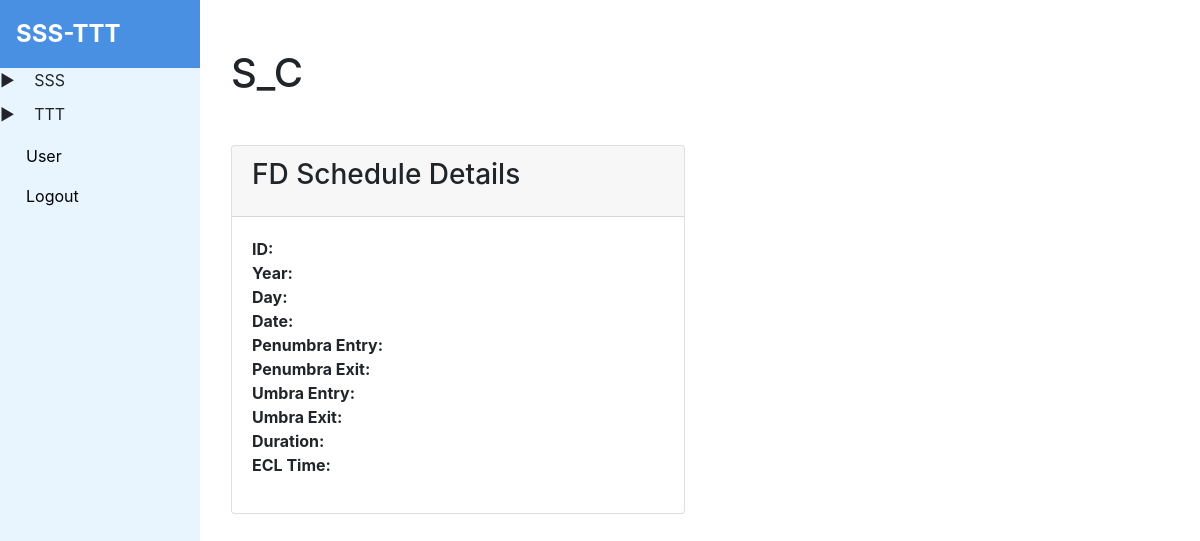
Page /fd_schedules/3 (signed in) on the earlier database version.
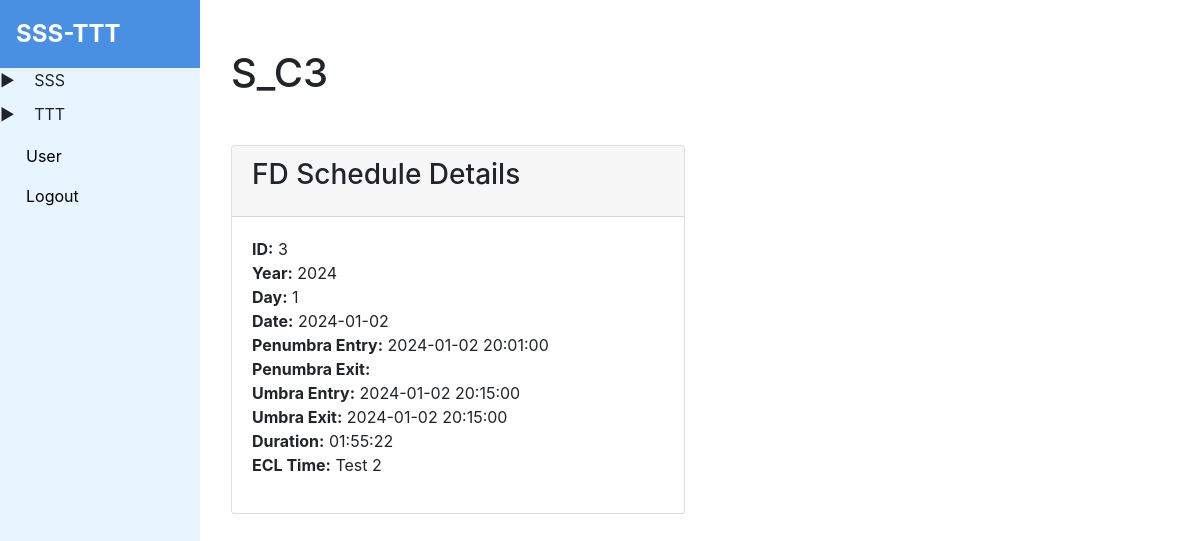
Same page on the later database version.
### tables this page shows
CREATE TABLE 't_fd_schedule' (
        id INTEGER PRIMARY KEY AUTOINCREMENT,
        year INTEGER,
        day INTEGER,
        date DATE,
        penumbra_entry DATETIME NOT NULL,
        penumbra_exit DATETIME,
        umbra_entry DATETIME,
        umbra_exit DATETIME,
        duration VARCHAR(1000),
        ECL_TIME VARCHAR(255)
    );

### app.py (the view)
@app.route('/fd_schedules/<int:fd_schedule_id>')
@check_login
def fd_schedule_detail(fd_schedule_id):
    data = get_record_by_table_name('t_fd_schedule', fd_schedule_id)
    return render_template('fd_schedule/fd_schedule_detail.html', fd_schedule=data, is_admin = session.get('user'))

### app.py (called while the page is built)
def check_login(f):
    @wraps(f)
    def decorated_function(*args, **kwargs):
        if session.get('user') is None:
            return redirect(url_for('login'))
        return f(*args, **kwargs)
    return decorated_function

### db_helper.py (called while the page is built)
def get_record_by_table_name(table_name: str, record_id: int):
    cursor = conn.cursor()
    cursor.execute(f'SELECT * FROM {table_name} WHERE id = {record_id}')
    result = cursor.fetchone()
    cursor.close()
    return result

### templates/fd_schedule/fd_schedule_detail.html (shortened to what this page needs)
{% extends 'base.html' %}
{% block content %}
  <div class="container my-5">
    <div class="row">
      <div class="col-12">
        <h1 class="text-start mb-5">S_C{{ fd_schedule[0] }}
        </h1>
      </div>
    </div>
    <div class="row">
      <div class="col-md-6">
        <div class="card mb-4">
          <div class="card-header">
            <h3 class="card-title">FD Schedule Details</h3>
          </div>
          <div class="card-body">
            <ul class="list-unstyled">
              <li><strong>ID:</strong> {{ fd_schedule[0] }}</li>
              <li><strong>Year:</strong> {{ fd_schedule[1] }}</li>
              <li><strong>Day:</strong> {{ fd_schedule[2] }}</li>
              <li><strong>Date:</strong> {{ fd_schedule[3] }}</li>
              <li><strong>Penumbra Entry:</strong> {{ fd_schedule[4] }}</li>
              <li><strong>Penumbra Exit:</strong> {{ fd_schedule[5] }}</li>
              <li><strong>Umbra Entry:</strong> {{ fd_schedule[6] }}</li>
              <li><strong>Umbra Exit:</strong> {{ fd_schedule[7] }}</li>
              <li><strong>Duration:</strong> {{ fd_schedule[8] }}</li>
              <li><strong>ECL Time:</strong> {{ fd_schedule[9] }}</li>
            </ul>
          </div>
        </div>
      </div>
    </div>
  </div>
{% endblock %}

### templates/base.html (shortened to what this page needs)
<!DOCTYPE html>
<html>
<head>
    <link rel="stylesheet" href="https://stackpath.bootstrapcdn.com/bootstrap/4.3.1/css/bootstrap.min.css">
    <link rel="stylesheet" type="text/css" href="{{ url_for('static', filename='css/style.css') }}">
    <link rel="stylesheet" href="https://cdn.materialdesignicons.com/5.4.55/css/materialdesignicons.min.css">
    <link rel="stylesheet" href="https://cdnjs.cloudflare.com/ajax/libs/select2/4.0.13/css/select2.min.css" />
</head>
<body onload="toggleSubmenu('{{ menuVal }}')">
    <div class="sidebar sidebar-content">
        <div class="logo">
            <a href="/home">SSS-TTT</a>
        </div>
        <ul>
            <li class="submenu-toggle" data-submenu="submenu1" data-expanded="false" onclick="toggleSubmenu('submenu1')">
                <span class="menu-text">SSS</span></a>
            </li>
        </ul>
        <ul>
            <li class="submenu-toggle" data-submenu="submenu2" data-expanded="false" onclick="toggleSubmenu('submenu2')">
                <span class="menu-text">TTT</span></a>
            </li>
        </ul>
        {% if is_admin %}
        <ul>
            <li><a href="/user"><span class="menu-text">User</span></a></li>
        </ul>
        {% endif %}
        <ul>
            <li><a href="/logout"><span class="menu-text">Logout</span></a></li>
        </ul>
    </div>
    <div class="content">
        {% block content %}{% endblock %}
    </div>
</body>
</html>

### static/css/style.css (style rules this page uses)
.sidebar { height: 100%; width: 200px; position: fixed; z-index: 1; top: 0; left: 0; background-color: #e9f5fe; overflow-x: hidden; }
.sidebar .logo { background-color: #4a90e2; color: #fff; font-size: 24px; font-weight: bold; padding: 16px; }
.sidebar .logo a { color: #fff; text-decoration: none; }
.sidebar-content { max-height: 1000px; overflow-y: scroll; }
.sidebar ul { list-style-type: none; margin: 0; padding: 0; }
.sidebar li a { display: block; color: #000; padding: 8px 16px; text-decoration: none; }
.content { margin-left: 200px; padding: 1px 16px; height: 1000px; }
.menu-text { margin-left: 10px; }

### templates/base.html (style rules this page uses)
.submenu-toggle::before { content: '\25B6'; padding-right: 5px; transition: transform 0.2s; display: inline-block; margin-bottom: 10px; }

Differences in the rows shown:
added t_fd_schedule: id "3", year "2024", day "1", date "2024-01-02", penumbra_entry "2024-01-02 20:01:00", umbra_entry "2024-01-02 20:15:00", umbra_exit "2024-01-02 20:15:00", duration "01:55:22", ECL_TIME "Test 2"
